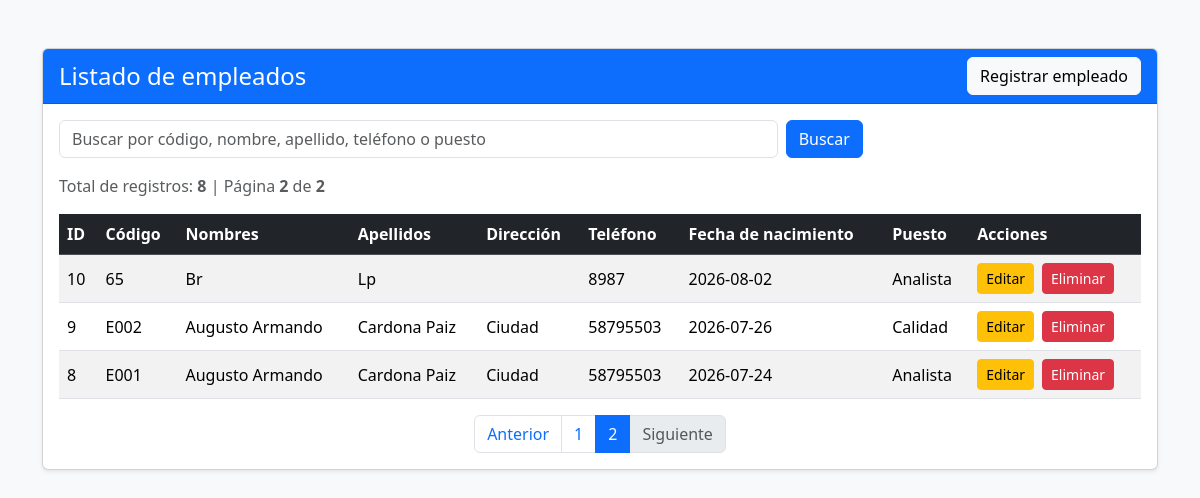
The page /?pagina=2 on the database its author committed.
### tables this page shows
CREATE TABLE `empleados` (
  `id_empleado` int NOT NULL AUTO_INCREMENT,
  `codigo` varchar(20) NOT NULL,
  `nombres` varchar(60) NOT NULL,
  `apellidos` varchar(60) NOT NULL,
  `direccion` varchar(100) DEFAULT NULL,
  `telefono` varchar(12) DEFAULT NULL,
  `fecha_nacimiento` date NOT NULL,
  `id_puesto` smallint NOT NULL,
  `created_at` datetime NOT NULL DEFAULT CURRENT_TIMESTAMP,
  `updated_at` datetime NOT NULL DEFAULT CURRENT_TIMESTAMP ON UPDATE CURRENT_TIMESTAMP,
  PRIMARY KEY (`id_empleado`),
  KEY `fk_id_puesto_puestos_empleados_idx` (`id_puesto`),
  CONSTRAINT `fk_id_puesto_puestos_empleados` FOREIGN KEY (`id_puesto`) REFERENCES `puestos` (`id_puesto`) ON UPDATE CASCADE
);

CREATE TABLE `puestos` (
  `id_puesto` smallint NOT NULL,
  `puesto` varchar(30) NOT NULL,
  `created_at` datetime NOT NULL DEFAULT CURRENT_TIMESTAMP,
  `updated_at` datetime NOT NULL DEFAULT CURRENT_TIMESTAMP ON UPDATE CURRENT_TIMESTAMP,
  PRIMARY KEY (`id_puesto`)
);

### index.php (the view, shortened to what this page needs)
<?php
include_once 'datos_conexion.php';
$empleados = [];
$registrosPorPagina = 5;
$paginaActual = isset($_GET['pagina']) ? (int) $_GET['pagina'] : 1;
$busqueda = (string) trim($_GET['busqueda'] ?? '');
$totalRegistros = 0;
$totalPaginas = 1;
$conexion = mysqli_connect($host, $user, $password, $dbname);
if (!$conexion) {
    $errorConexion = 'No fue posible conectar con la base de datos.';
} else {
    mysqli_set_charset($conexion, 'utf8mb4');
    $filtroBusqueda = '';
    $parametros = [];
    $tipos = '';
    $sqlTotal = "SELECT COUNT(*) AS total
                 FROM empleados e
                 LEFT JOIN puestos p ON e.id_puesto = p.id_puesto"
                 . $filtroBusqueda;
    $stmtTotal = mysqli_prepare($conexion, $sqlTotal);
    if ($stmtTotal) {
        mysqli_stmt_execute($stmtTotal);
        $resultadoTotal = mysqli_stmt_get_result($stmtTotal);
        if ($resultadoTotal) {
            $filaTotal = mysqli_fetch_assoc($resultadoTotal);
            $totalRegistros = (int) $filaTotal['total'];
            $totalPaginas = max(1, (int) ceil($totalRegistros / $registrosPorPagina));
        }
    }
    $inicio = ($paginaActual - 1) * $registrosPorPagina;
    $sqlEmpleados = "SELECT
                        e.id_empleado,
                        e.codigo,
                        e.nombres,
                        e.apellidos,
                        e.direccion,
                        e.telefono,
                        e.fecha_nacimiento,
                        e.id_puesto,
                        e.created_at,
                        e.updated_at,
                        p.puesto
                     FROM empleados e
                     LEFT JOIN puestos p
                        ON e.id_puesto = p.id_puesto"
                     . $filtroBusqueda .
                     " ORDER BY e.id_empleado DESC
                     LIMIT ? OFFSET ?";
    $stmtEmpleados = mysqli_prepare($conexion, $sqlEmpleados);
    if ($stmtEmpleados) {
        if ($tipos !== '') {
            $tiposConsulta = $tipos . 'ii';
            $parametrosConsulta = array_merge($parametros, [$registrosPorPagina, $inicio]);
            mysqli_stmt_bind_param($stmtEmpleados, $tiposConsulta, ...$parametrosConsulta);
        } else {
            mysqli_stmt_bind_param($stmtEmpleados, 'ii', $registrosPorPagina, $inicio);
        }
        mysqli_stmt_execute($stmtEmpleados);
        $resultadoEmpleados = mysqli_stmt_get_result($stmtEmpleados);
        if ($resultadoEmpleados) {
            while ($fila = mysqli_fetch_assoc($resultadoEmpleados)) {
                $empleados[] = $fila;
            }
        } else {
            $errorConexion = 'No fue posible cargar el listado de empleados.';
        }
    } else {
        $errorConexion = 'No fue posible cargar el listado de empleados.';
    }
}
function urlPaginacion($pagina, $busqueda)
{
    $params = ['pagina' => $pagina];
    return '?' . http_build_query($params);
}
?>
<!doctype html>
<html lang="es">
<head>
    <link href="https://cdn.jsdelivr.net/npm/bootstrap@5.3.8/dist/css/bootstrap.min.css" rel="stylesheet">
</head>
<body class="bg-light">
    <main class="container py-5">
        <div class="card shadow-sm">
            <div class="card-header bg-primary text-white d-flex justify-content-between align-items-center flex-wrap gap-2">
                <h1 class="h4 mb-0">Listado de empleados</h1>
                <button
                    type="button"
                    class="btn btn-light"
                    id="btnRegistrarEmpleado"
                    data-bs-toggle="modal"
                    data-bs-target="#modalEmpleado"
                >
                    Registrar empleado
                </button>
            </div>
            <div class="card-body">
                <form class="row g-2 mb-3" method="get" action="index.php">
                    <div class="col-md-8">
                        <input
                            type="search"
                            class="form-control"
                            name="busqueda"
                            value="<?= htmlspecialchars($busqueda, ENT_QUOTES, 'UTF-8') ?>"
                            placeholder="Buscar por código, nombre, apellido, teléfono o puesto"
                        >
                    </div>
                    <div class="col-md-4 d-flex gap-2">
                        <button type="submit" class="btn btn-primary">Buscar</button>
                    </div>
                </form>
                <p class="text-muted mb-3">
                    Total de registros: <strong><?= $totalRegistros ?></strong>
                    | Página <strong><?= $paginaActual ?></strong> de <strong><?= $totalPaginas ?></strong>
                </p>
                <div class="table-responsive">
                    <table class="table table-striped table-hover align-middle">
                        <thead class="table-dark">
                            <tr>
                                <th>ID</th>
                                <th>Código</th>
                                <th>Nombres</th>
                                <th>Apellidos</th>
                                <th>Dirección</th>
                                <th>Teléfono</th>
                                <th>Fecha de nacimiento</th>
                                <th>Puesto</th>
                                <th>Acciones</th>
                            </tr>
                        </thead>
                        <tbody>
                            <?php if (empty($empleados)): ?>
                                <tr>
                                    <td colspan="9" class="text-center">
                                        No hay empleados registrados.
                                    </td>
                                </tr>
                            <?php else: ?>
                                <?php foreach ($empleados as $empleado): ?>
                                    <tr>
                                        <td><?= (int) $empleado['id_empleado'] ?></td>
                                        <td><?= htmlspecialchars($empleado['codigo'], ENT_QUOTES, 'UTF-8') ?></td>
                                        <td><?= htmlspecialchars($empleado['nombres'], ENT_QUOTES, 'UTF-8') ?></td>
                                        <td><?= htmlspecialchars($empleado['apellidos'], ENT_QUOTES, 'UTF-8') ?></td>
                                        <td><?= htmlspecialchars($empleado['direccion'] ?? '', ENT_QUOTES, 'UTF-8') ?></td>
                                        <td><?= htmlspecialchars($empleado['telefono'], ENT_QUOTES, 'UTF-8') ?></td>
                                        <td><?= htmlspecialchars($empleado['fecha_nacimiento'], ENT_QUOTES, 'UTF-8') ?></td>
                                        <td><?= htmlspecialchars($empleado['puesto'] ?? 'Sin puesto', ENT_QUOTES, 'UTF-8') ?></td>
                                        <td>
                                            <div class="d-flex gap-2">
                                                <button
                                                    type="button"
                                                    class="btn btn-warning btn-sm btnEditar"
                                                    data-bs-toggle="modal"
                                                    data-bs-target="#modalEmpleado"
                                                    data-id="<?= (int) $empleado['id_empleado'] ?>"
                                                    data-codigo="<?= htmlspecialchars($empleado['codigo'], ENT_QUOTES, 'UTF-8') ?>"
                                                    data-nombres="<?= htmlspecialchars($empleado['nombres'], ENT_QUOTES, 'UTF-8') ?>"
                                                    data-apellidos="<?= htmlspecialchars($empleado['apellidos'], ENT_QUOTES, 'UTF-8') ?>"
                                                    data-direccion="<?= htmlspecialchars($empleado['direccion'] ?? '', ENT_QUOTES, 'UTF-8') ?>"
                                                    data-telefono="<?= htmlspecialchars($empleado['telefono'], ENT_QUOTES, 'UTF-8') ?>"
                                                    data-fecha="<?= htmlspecialchars($empleado['fecha_nacimiento'], ENT_QUOTES, 'UTF-8') ?>"
                                                    data-id-puesto="<?= (int) $empleado['id_puesto'] ?>"
                                                >
                                                    Editar
                                                </button>
                                                <form
                                                    action="crud_empleado.php"
                                                    method="post"
                                                    class="formulario-eliminar"
                                                >
                                                    <button
                                                        type="submit"
                                                        class="btn btn-danger btn-sm"
                                                        name="btn_eliminar"
                                                        value="1"
                                                    >
                                                        Eliminar
                                                    </button>
                                                </form>
                                            </div>
                                        </td>
                                    </tr>
                                <?php endforeach; ?>
                            <?php endif; ?>
                        </tbody>
                    </table>
                </div>
                <?php if ($totalPaginas > 1): ?>
                    <nav aria-label="Paginación de empleados">
                        <ul class="pagination justify-content-center mb-0">
                            <li class="page-item <?= $paginaActual <= 1 ? 'disabled' : '' ?>">
                                <a
                                    class="page-link"
                                    href="<?= htmlspecialchars(urlPaginacion($paginaActual - 1, $busqueda), ENT_QUOTES, 'UTF-8') ?>"
                                    aria-label="Página anterior"
                                >
                                    Anterior
                                </a>
                            </li>
                            <?php for ($pagina = 1; $pagina <= $totalPaginas; $pagina++): ?>
                                <li class="page-item <?= $pagina === $paginaActual ? 'active' : '' ?>">
                                    <a
                                        class="page-link"
                                        href="<?= htmlspecialchars(urlPaginacion($pagina, $busqueda), ENT_QUOTES, 'UTF-8') ?>"
                                    >
                                        <?= $pagina ?>
                                    </a>
                                </li>
                            <?php endfor; ?>
                            <li class="page-item <?= $paginaActual >= $totalPaginas ? 'disabled' : '' ?>">
                                <a
                                    class="page-link"
                                    href="<?= htmlspecialchars(urlPaginacion($paginaActual + 1, $busqueda), ENT_QUOTES, 'UTF-8') ?>"
                                    aria-label="Página siguiente"
                                >
                                    Siguiente
                                </a>
                            </li>
                        </ul>
                    </nav>
                <?php endif; ?>
            </div>
        </div>
    </main>
</body>
</html>

### rows shown on the page
empleados: id_empleado "10", codigo "65", nombres "Br", apellidos "Lp", telefono "8987", fecha_nacimiento "2026-08-02", id_puesto.puesto "Analista"
empleados: id_empleado "9", codigo "E002", nombres "Augusto Armando", apellidos "Cardona Paiz", direccion "Ciudad", telefono "58795503", fecha_nacimiento "2026-07-26", id_puesto.puesto "Calidad"
empleados: id_empleado "8", codigo "E001", nombres "Augusto Armando", apellidos "Cardona Paiz", direccion "Ciudad", telefono "58795503", fecha_nacimiento "2026-07-24", id_puesto.puesto "Analista"

### other values the page prints
$totalRegistros "8"
$paginaActual "2"
$totalPaginas "2"
